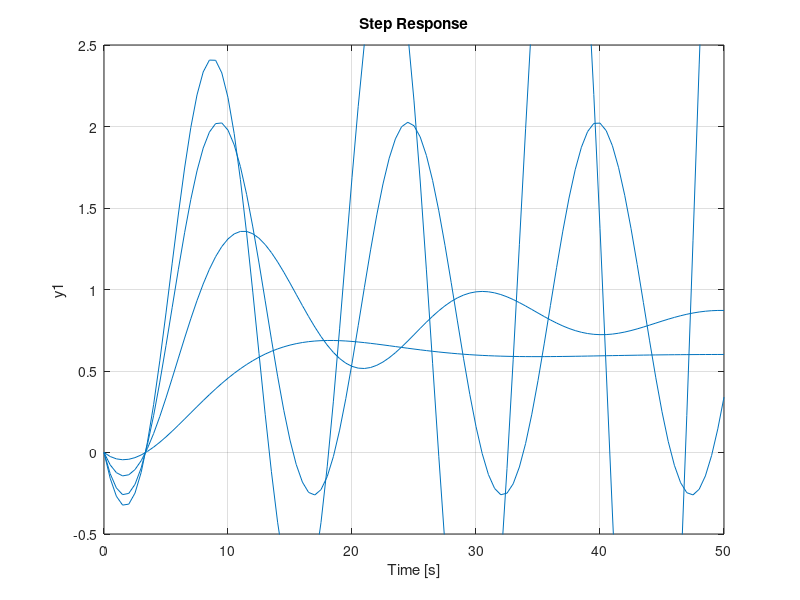
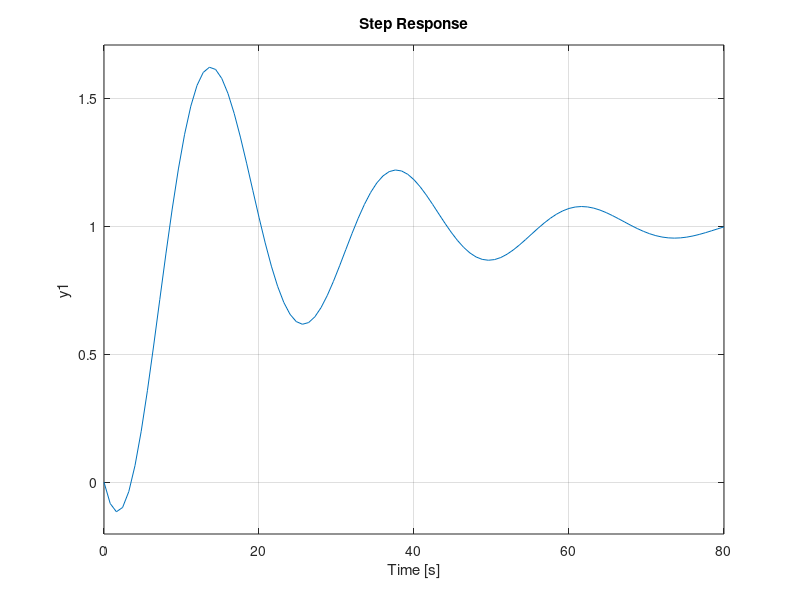
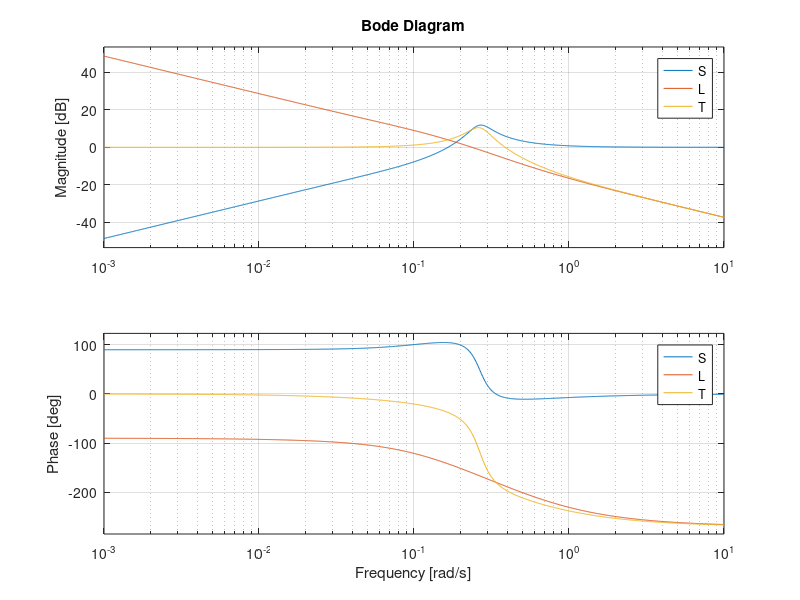

The MATLAB script that drew these images, in order:
clear all;
close all;
clc;

s = tf('s');
G = 3*(-2*s+1)/(10*s + 1)/(5*s + 1);
kc = [0.5 1.5 2.5 3];
for i = 1:length(kc)
  L = G*kc(i);
  T = L/(1+L);
  Gc = T;
  step(Gc,50);hold on;
  grid on;
  ylim([-0.5,2.5]);
end

Kc = 1.136*(1+1/12.7/s);
Gc = G*Kc/(1+G*Kc);
figure;
step(Gc,80);

L = G*Kc;
S = 1/(1+L);
T = 1-S;
figure;
bode(S,L,T);hold on;
grid on;
legend('S','L','T')
